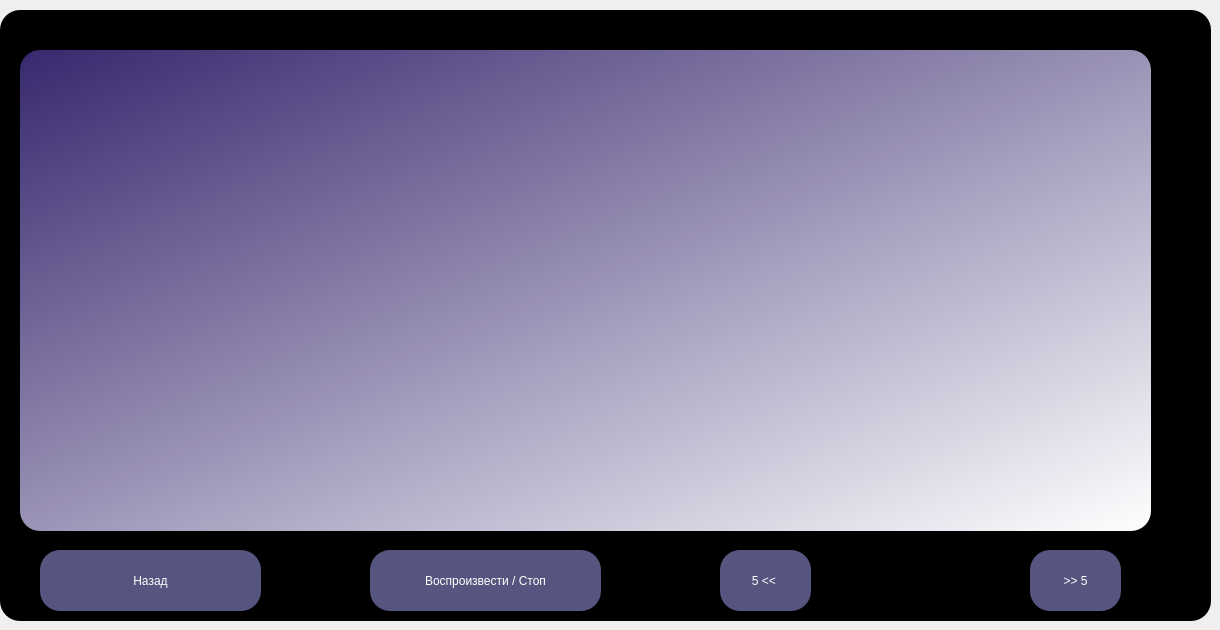
    <widget class="QWidget" name="PreviewTab">
     <widget class="QFrame" name="PT_Container">
      <property name="geometry">
       <rect>
        <x>0</x>
        <y>10</y>
        <width>1211</width>
        <height>611</height>
       </rect>
      </property>
      <property name="styleSheet">
       <string notr="true">background-color: rgb(0, 0, 0);
border-radius: 20px;</string>
      </property>
      <property name="frameShape">
       <enum>QFrame::StyledPanel</enum>
      </property>
      <property name="frameShadow">
       <enum>QFrame::Raised</enum>
      </property>
      <widget class="QPushButton" name="PT_CancelButton">
       <property name="geometry">
        <rect>
         <x>40</x>
         <y>540</y>
         <width>221</width>
         <height>61</height>
        </rect>
       </property>
       <property name="styleSheet">
        <string notr="true">font: 63 10pt &quot;Yu Gothic UI Semibold&quot;;
background-color: rgb(85, 85, 127);
color: rgb(255, 255, 255);
border-radius: 20px;</string>
       </property>
       <property name="text">
        <string>Назад</string>
       </property>
      </widget>
      <widget class="QLabel" name="PT_Video">
       <property name="geometry">
        <rect>
         <x>20</x>
         <y>40</y>
         <width>1131</width>
         <height>481</height>
        </rect>
       </property>
       <property name="styleSheet">
        <string notr="true">background-color:qlineargradient(spread:pad, x1:0, y1:0, x2:1, y2:1, stop:0 rgba(56, 40, 110, 255), stop:1 rgba(255, 255, 255, 255));
color: rgb(255, 255, 255);
border-radius: 20px;</string>
       </property>
       <property name="text">
        <string/>
       </property>
      </widget>
      <widget class="QPushButton" name="PT_StopOrPlayButton">
       <property name="geometry">
        <rect>
         <x>370</x>
         <y>540</y>
         <width>231</width>
         <height>61</height>
        </rect>
       </property>
       <property name="styleSheet">
        <string notr="true">font: 63 10pt &quot;Yu Gothic UI Semibold&quot;;
background-color: rgb(85, 85, 127);
color: rgb(255, 255, 255);
border-radius: 20px;</string>
       </property>
       <property name="text">
        <string>Воспроизвести / Стоп</string>
       </property>
      </widget>
      <widget class="QPushButton" name="PT_ShipForwardButton">
       <property name="geometry">
        <rect>
         <x>1030</x>
         <y>540</y>
         <width>91</width>
         <height>61</height>
        </rect>
       </property>
       <property name="styleSheet">
        <string notr="true">font: 63 12pt &quot;Yu Gothic UI Semibold&quot;;
background-color: rgb(85, 85, 127);
color: rgb(255, 255, 255);
border-radius: 20px;</string>
       </property>
       <property name="text">
        <string>&gt;&gt; 5</string>
       </property>
      </widget>
      <widget class="QPushButton" name="PT_SkipBackButton">
       <property name="geometry">
        <rect>
         <x>720</x>
         <y>540</y>
         <width>91</width>
         <height>61</height>
        </rect>
       </property>
       <property name="styleSheet">
        <string notr="true">font: 63 12pt &quot;Yu Gothic UI Semibold&quot;;
background-color: rgb(85, 85, 127);
color: rgb(255, 255, 255);
border-radius: 20px;</string>
       </property>
       <property name="text">
        <string>5 &lt;&lt; </string>
       </property>
      </widget>
      <widget class="QLabel" name="PT_TimeLabel">
       <property name="geometry">
        <rect>
         <x>870</x>
         <y>550</y>
         <width>111</width>
         <height>41</height>
        </rect>
       </property>
       <property name="styleSheet">
        <string notr="true">font: 63 12pt &quot;Yu Gothic UI Semibold&quot;;
color: rgb(255, 255, 255);</string>
       </property>
       <property name="text">
        <string/>
       </property>
       <property name="alignment">
        <set>Qt::AlignCenter</set>
       </property>
      </widget>
     </widget>
    </widget>
